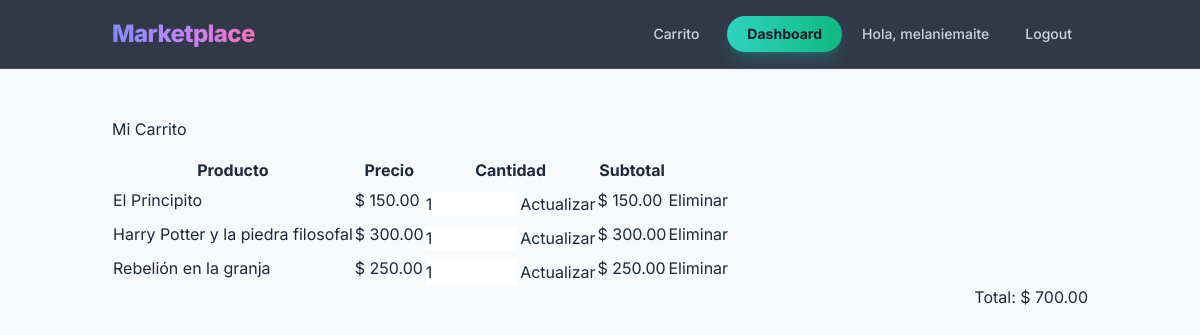
The app's page /cart/ (signed in) with its own data.
### store/models.py (models this page shows, shortened)
class User(AbstractUser):
    id = models.UUIDField(primary_key=True, default=uuid.uuid4, editable=False)
    is_seller = models.BooleanField(default=False)

class CartItem(models.Model):
    id = models.UUIDField(primary_key=True, default=uuid.uuid4, editable=False)
    cart = models.ForeignKey(Cart, on_delete=models.CASCADE)
    product = models.ForeignKey(Product, on_delete=models.CASCADE)
    quantity = models.PositiveIntegerField(default=1)
    class Meta:
        unique_together = ('cart', 'product')
    @property
    def subtotal(self):
        return self.product.price * self.quantity

class Product(models.Model):
    id = models.UUIDField(primary_key=True, default=uuid.uuid4, editable=False)
    name = models.CharField(max_length=150)
    description = models.TextField()
    image = models.ImageField(upload_to='upload/', blank=True, null=True)
    price = models.DecimalField(max_digits=10, decimal_places=2)
    stock = models.PositiveIntegerField(default=0)
    owner = models.ForeignKey(
        User,
        on_delete=models.CASCADE,
        related_name='products'
    )  # 1:N
    categories = models.ManyToManyField(
        Category,
        related_name='products'
    )  # N:M
    created_at = models.DateTimeField(auto_now_add=True)

class Cart(models.Model):
    id = models.UUIDField(primary_key=True, default=uuid.uuid4, editable=False)
    user = models.ForeignKey(
        User,
        on_delete=models.CASCADE,
        related_name='carts'
    )  # 1:N
    products = models.ManyToManyField(
        Product,
        through='CartItem',
        related_name='carts'
    )
    created_at = models.DateTimeField(auto_now_add=True)
    @property
    def total(self):
        return sum(item.subtotal for item in self.cartitem_set.all())

### store/views.py (the view)
# urls.py: path('cart/', views.cart_detail, name='cart_detail'),
@login_required
def cart_detail(request):
    cart, created = Cart.objects.get_or_create(
        user=request.user
    )
    return render(request, 'store/cart_detail.html', {
        'cart': cart
    })

### store/templates/store/cart_detail.html (shortened to what this page needs)
{% extends 'store/base.html' %}
{% block content %}
<h2 class="mb-4">Mi Carrito</h2>
{% if cart.cartitem_set.all %}
<table class="table table-bordered align-middle">
    <thead>
        <tr>
            <th>Producto</th>
            <th>Precio</th>
            <th>Cantidad</th>
            <th>Subtotal</th>
            <th></th>
        </tr>
    </thead>
    <tbody>
    {% for item in cart.cartitem_set.all %}
        <tr>
            <td>{{ item.product.name }}</td>
            <td>$ {{ item.product.price }}</td>
            <td>
                <form method="POST"
                      action="{% url 'update_cart_item' item.id %}">
                    <input type="number"
                           name="quantity"
                           value="{{ item.quantity }}"
                           min="1"
                           class="form-control"
                           style="width:90px;">
                    <button class="btn btn-sm btn-primary mt-2">
                        Actualizar
                    </button>
                </form>
            </td>
            <td>
                $ {{ item.subtotal }}
            </td>
            <td>
                <a href="{% url 'remove_from_cart' item.id %}"
                   class="btn btn-danger btn-sm">
                    Eliminar
                </a>
            </td>
        </tr>
    {% endfor %}
    </tbody>
</table>
<div class="text-end">
    <h3>Total: $ {{ cart.total }}</h3>
</div>
{% else %}
<div class="alert alert-info">
    Tu carrito está vacío
</div>
{% endif %}
{% endblock %}

### store/templates/store/base.html (shortened to what this page needs)
<!DOCTYPE html>
<html lang="es">
<head>
    <script src="https://cdn.tailwindcss.com"></script>
</head>
<body class="bg-slate-50 antialiased text-slate-800">
<nav class="sticky top-0 z-50 bg-slate-900/85 backdrop-blur-lg border-b border-white/10 shadow-sm">
  <div class="container mx-auto px-6 py-4 flex justify-between items-center">
    <a class="text-2xl font-extrabold text-transparent bg-clip-text bg-gradient-to-r from-indigo-400 via-purple-400 to-pink-400 tracking-tight hover:opacity-80 transition-opacity" href="/">
    </a>
    <div class="flex items-center space-x-1 md:space-x-3">
      <a href="{% url 'cart_detail' %}"
         class="text-slate-300 hover:text-white px-4 py-2 rounded-full text-sm font-medium transition-all duration-300 hover:bg-white/10"
         class="btn btn-outline-light btn-sm me-2">
           Carrito
      </a>
      {% if user.is_authenticated and user.is_seller %}
        <a href="{% url 'dashboard' %}"
           class="bg-gradient-to-r from-teal-400 to-emerald-500 hover:from-teal-500 hover:to-emerald-600 text-slate-900 px-5 py-2 rounded-full text-sm font-bold shadow-lg shadow-teal-500/25 transition-all duration-300 hover:-translate-y-0.5">
           Dashboard
        </a>
      {% endif %}
      {% if user.is_authenticated %}
        <span class="text-slate-300 text-sm font-medium hidden md:inline-block px-2">Hola, {{ user.username }}</span>
        <a href="{% url 'logout' %}" class="text-slate-300 hover:text-white px-4 py-2 rounded-full text-sm font-medium transition-all duration-300 hover:bg-white/10">
            Logout
        </a>
      {% endif %}
    </div>
  </div>
</nav>
<main class="container mx-auto px-6 py-10 md:py-12">
    {% block content %}{% endblock %}
</main>
</body>
</html>

### store/templates/store/base.html (style rules this page uses)
body { font-family: 'Inter', sans-serif; }

### records on screen
User: username "melaniemaite"
CartItem: product.name "El Principito", product.price "150.00", quantity "1", subtotal "150.00"
CartItem: product.name "Harry Potter y la piedra filosofal", product.price "300.00", quantity "1", subtotal "300.00"
CartItem: product.name "Rebelión en la granja", product.price "250.00", quantity "1", subtotal "250.00"
Cart: total "700.00"
